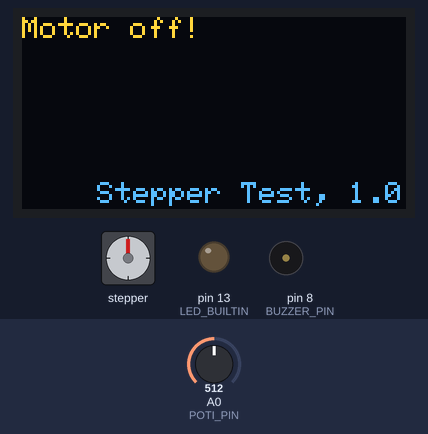
Bench run of a program on a simulated Arduino Uno, built with avr-gcc and run on an emulated ATmega328P. Parts: 128×64 one-colour display, stepper motor, output pins drawn as LEDs (lit = HIGH), buzzer (waves = sounding). The inputs (shaded band) are chosen by the test bench; at power-on: A0 (POTI_PIN) = 512. The OLED is the two-colour kind (top 16 rows yellow); stepper angles assume 200 steps per turn.

Above: at 3.2 s.
3.3 s: A0 (POTI_PIN) set to 532
4.8 s: A0 (POTI_PIN) set to 554
At 5.33 s:
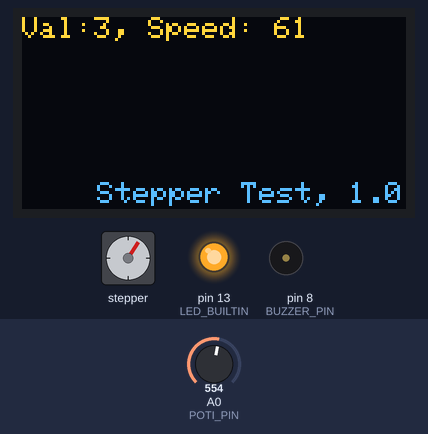
7.2 s: A0 (POTI_PIN) set to 716
At 7.36 s:
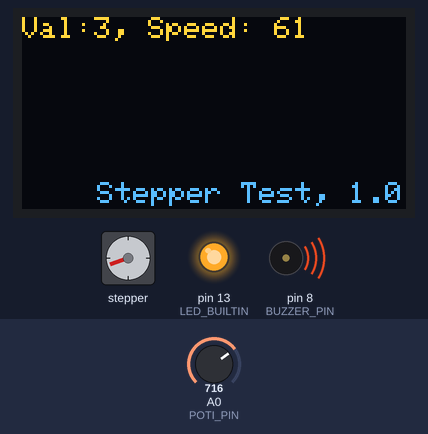
9.6 s: A0 (POTI_PIN) set to 900
At 9.77 s:
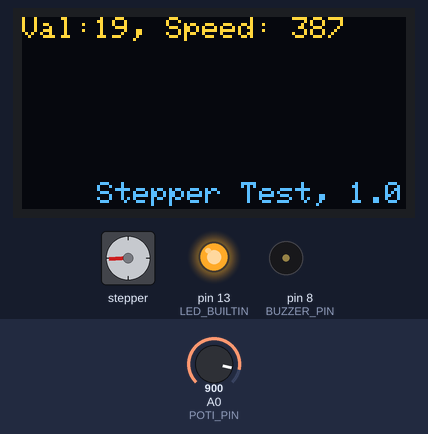
12.6 s: A0 (POTI_PIN) set to 1010
At 12.76 s:
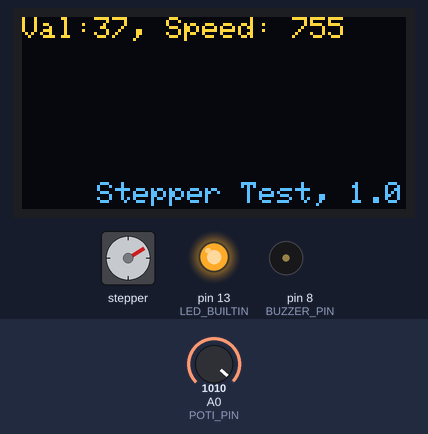
15.6 s: A0 (POTI_PIN) set to 306
At 16.09 s:
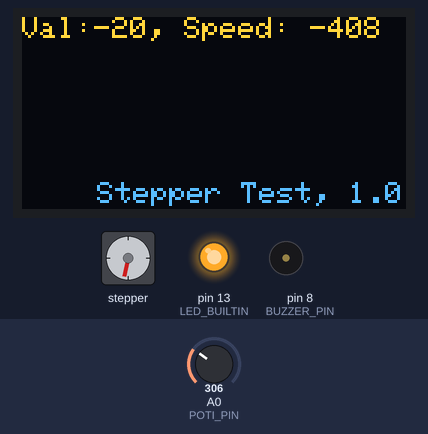
Timing chart, 0 to 19.6 s (numbered marks = the images above; inputs shaded):
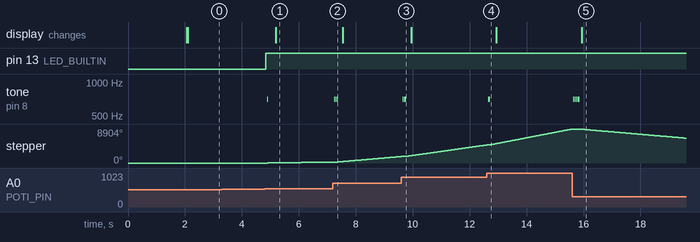

The program:

main.cpp
```cpp
#include <Arduino.h>
#include <Wire.h>
#include <Adafruit_SSD1306.h>
#include "OneLED.h"
#include "AccelStepper.h"

// Pins (digital)
const uint8_t DIRECTION_PIN = 2;
const uint8_t STEP_PIN = 3;
const uint8_t BUZZER_PIN = 8;

// Pins (analog)
const uint8_t POTI_PIN = A0;

// I2C
// Board	        I2C / TWI pins
// -------------------------------------
// Uno, Ethernet	A4 (SDA),   A5 (SCL)
// Mega2560	        20 (SDA),   21 (SCL)
// Leonardo	        02 (SDA),   03 (SCL)
//
// SDA - Lila
// SCL - Blau

const uint8_t OLED_ADDRESS = 0x3c;
const uint8_t SDA_PIN = A4;
const uint8_t SCL_PIN = A5;

// Globals
int32_t stepCounter = 0;
int32_t prevSpeed = 0;
long oldMillis = 0;
long currentMillis = 0;

enum class States {
    Error, Idle,
    MotorOn, MotorOff
};

enum class Position { Top, Bottom, Undefined };

enum class Direction { Up, Down } direction { Direction::Up };

const int STEPS_PER_REVOLUTION = 200;
const uint8_t MotorType = 1;

// create an instance of the stepper class, specifying
// the number of steps of the motor and the pins it's
// attached to.
//
// Die Pin-Nummerierung steht auf der H-Bridge
// Stepper stepper(STEPS_PER_REVOLUTION, 8, 9,10,11);
// AccelStepper stepper = AccelStepper(MotorType4Wires, 8, 9, 10, 11);
// Create a new instance of the AccelStepper class:
AccelStepper stepper = AccelStepper(MotorType, STEP_PIN, DIRECTION_PIN);

OneLED ledMotor { LED_BUILTIN };

const uint8_t SCREEN_WIDTH = 128; // OLED display width, in pixels
const uint8_t SCREEN_HEIGHT = 64; // OLED display height, in pixels

// Declaration for an SSD1306 display connected to I2C (SDA, SCL pins)
const uint8_t OLED_RESET  = -1; // Reset pin # (or -1 if sharing Arduino reset pin)
Adafruit_SSD1306 display(SCREEN_WIDTH, SCREEN_HEIGHT, &Wire, OLED_RESET);

void clearLine(uint8_t line);

/// Hauptstatus
/// Per default fährt die Türe hoch und initialisiert sich.
States currentState = States::MotorOff;

// Poti + Filter (Exponential Moving Average algorithm)
//      Mehr: https://www.norwegiancreations.com/2015/10/tutorial-potentiometers-with-arduino-and-filtering/
int EMA_S = 0;          //initialization of EMA S
int32_t readPotti();

// the setup function runs once when you press reset or power the board
void setup() {
    Serial.begin(115200);

    // initialize digital pin LED_BUILTIN as an output.
    pinMode(LED_BUILTIN, OUTPUT);
    ledMotor.off();

    // Init Buzzer
    pinMode(BUZZER_PIN, OUTPUT);

    // Init Stepper-Pins
    // Declare pins as output:
    // pinMode(STEP_PIN, OUTPUT);
    // pinMode(DIRECTION_PIN, OUTPUT);


    // Basic Stepper settings
    // Set the speed of the motor to x RPMs
    pinMode(POTI_PIN, INPUT);
    stepper.setMaxSpeed(1000);
    EMA_S = analogRead(POTI_PIN);  //set EMA S for t=1
    // stepper.setSpeed(1000);

    // OLED
    if(!display.begin(SSD1306_SWITCHCAPVCC, OLED_ADDRESS)) { // Address 0x3D for 128x64
        Serial.println(F("SSD1306 allocation failed"));
        for(;;);
    }
    delay(2000);
    display.setRotation(2);
    display.clearDisplay();

    //  1 character height will be 7 pixel.
    display.setTextSize(1);
    display.setTextColor(WHITE, BLACK);
    display.setCursor(25, 55);
    // Display static text
    display.print("Stepper Test, 1.0");
    display.display();

    oldMillis = millis();
}


// the loop function runs over and over again forever

void loop() {
    currentMillis = millis();

    // read the input pin (max 1024)
    auto val = readPotti();
    currentState = States::MotorOff;
    if(val > 2 || val < -2) {
        currentState = States::MotorOn;
    }

    switch(currentState) {
        case States::MotorOn:
            ledMotor.on();

            // Basic Stepper settings
            // Set the speed of the motor to x RPMs
            if(prevSpeed <= val - 2 || prevSpeed >= val + 2) {
                prevSpeed = val;

                const int32_t speed = val * 1000 / 49;

                // Serial.println("Val:" + String(val) + ", Speed: " + String(speed));
                display.setCursor(0, 0);
                clearLine(0);

                display.println("Val:" + String(val) + ", Speed: " + String(speed));
                display.display();

                stepper.setSpeed(speed);

                tone(BUZZER_PIN, 700, 20);
                // delay(100);
            }

            // stepper.step(direction == Direction::Up ? 6400 : -6400);
            // stepper.step(direction == Direction::Up ? 50 : -50);

            // Val ist -49 - +49 (links bzw. rechts)
            // stepper.step(val <= 0 ? -STEPS_PER_REVOLUTION : STEPS_PER_REVOLUTION);
            // stepper.step(val);
            stepper.runSpeed();

            stepCounter++;
            break;

        case States::MotorOff:
            display.setCursor(0, 0);
            clearLine(0);

            display.println("Motor off!");
            display.display();

            ledMotor.off();
            //digitalWrite(DIRECTION_PIN,direction == Direction::Up ? HIGH : LOW);

            currentState = States::Idle;
            stepCounter = 0;
            break;

        case States::Error:
        case States::Idle:
            break;
    }

    // delay(1);
}

/**
 * Liest den Potti auf POTTI_PIN und gibt einen Wert zwischen -49 und + 49 zurück
 *
 * @return Wert zwischen -49 und +49
 */
int32_t readPotti() {
    const float EMA_a = 0.6;      //initialization of EMA alpha
    const int maxReads = 1;

    // read the input pin (max 1024)
    int val = analogRead(POTI_PIN);
    EMA_S = (EMA_a * val) + ((1 - EMA_a) * EMA_S);

    val = EMA_S;

    if(val >= 512) {
        val = (val - 512) / 10;
    } else {
        val = ((512 - val) / 10) * -1;
    }
    val = min(val, 49);

    return round(val);
}

void clearLine(uint8_t line) {
    for (int y = line; y <= line + 6; y++)
    {
        for (int x = 0; x < 127; x++)
        {
            display.drawPixel(x, y, BLACK);
        }
    }
}
```

OneLED.cpp
```cpp
//
// Created by Mike Mitterer on 01.11.17.
//

#include <Arduino.h>
#include "OneLED.h"

OneLED::OneLED(const uint8_t id) : id(id) {}

void OneLED::init(const boolean turnOn) {
    pinMode(id, OUTPUT);

    digitalWrite(id,turnOn ? HIGH : LOW);
}

void OneLED::on() {
    digitalWrite(id,HIGH);
}

void OneLED::off() {
    digitalWrite(id,LOW);
}

void OneLED::onoff(const uint8_t delay) {
    on();
    ::delay(delay);
    off();
}
```

OneLED.h
```cpp
//
// Created by Mike Mitterer on 01.11.17.
//

#ifndef CATDOOR_ONELED_H
#define CATDOOR_ONELED_H


#include <avr/io.h>

class OneLED {
public:
    const uint8_t id;

public:
    OneLED() = delete;
    explicit OneLED(uint8_t id);

    void init(boolean turnOn = false);

    void on();
    void off();
    void onoff(const uint8_t delay = 10);
};


#endif //CATDOOR_ONELED_H
```

Measured:
- the behaviour switches between 542 and 543 on A0 (POTI_PIN) (found by bisection; images 0 and 1)
- after the input at 3.3 s, every drawn part: stays the same
- after the input at 4.8 s, pin 13 (LED_BUILTIN): LOW → HIGH at once; tone on pin 8 (BUZZER_PIN): silent → 700 Hz after 0.09 s, → silent 0.02 s later; stepper: keeps turning clockwise at about 109°/s, starting after 0.10 s; the display: changes after 0.39 s (image 1)
- after the input at 7.2 s, tone on pin 8 (BUZZER_PIN): alternates 700 Hz for 0.02 s and silent for 0.03 s, 6 changes in all, then stays silent, starting after 0.05 s
- after the input at 9.6 s, tone on pin 8 (BUZZER_PIN): alternates 700 Hz for 0.02 s and silent for 0.03 s, 6 changes in all, then stays silent, starting after 0.05 s
- after the input at 12.6 s, tone on pin 8 (BUZZER_PIN): alternates 700 Hz for 0.02 s and silent for 0.03 s, 4 changes in all, then stays silent, starting after 0.05 s
- after the input at 15.6 s, tone on pin 8 (BUZZER_PIN): alternates 700 Hz for 0.02 s and silent for 0.03 s, 10 changes in all, then stays silent, starting after 0.05 s; the display: changes after 0.34 s (image 5)
